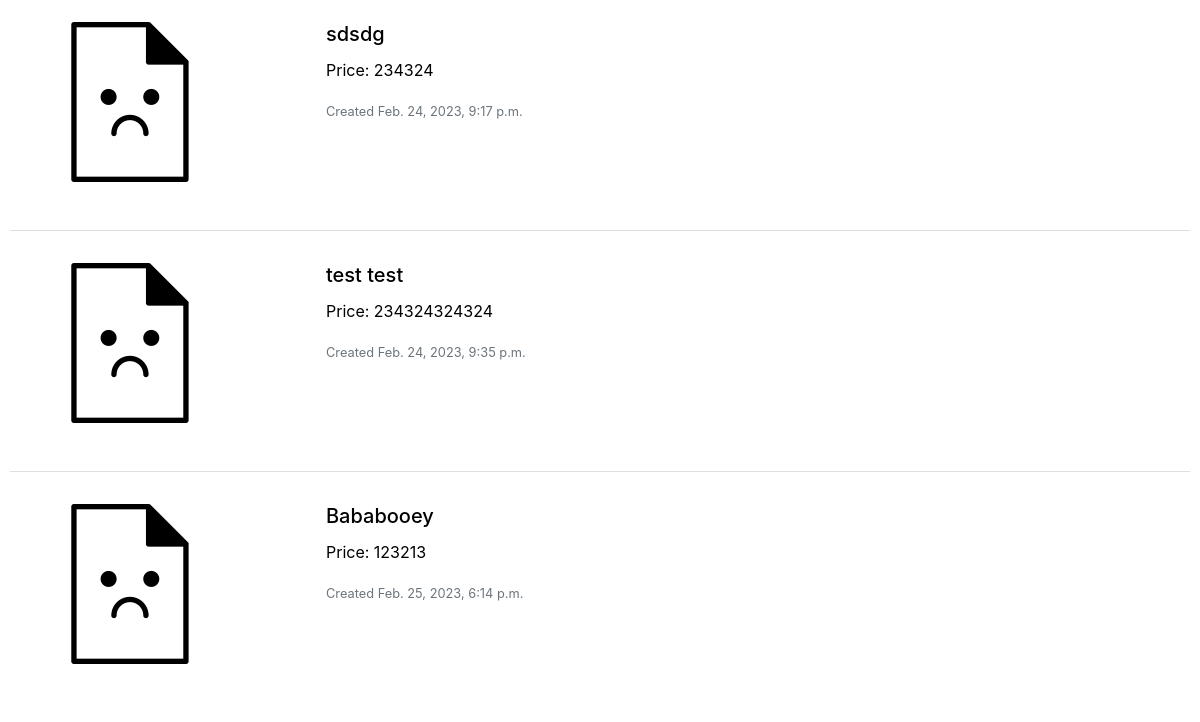
Before: / (lower part) with the older database file.
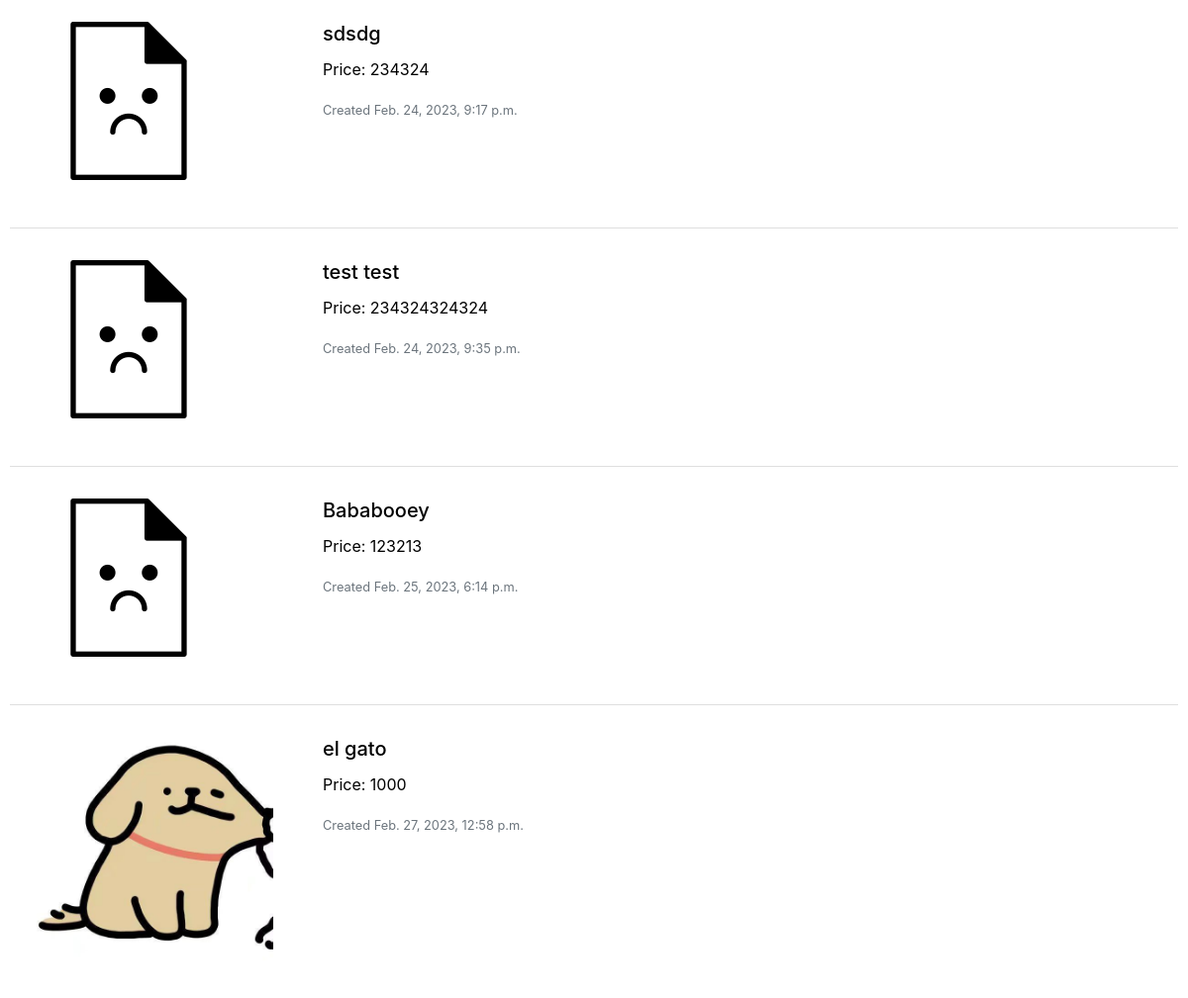
After: the same page with the newer database file.
### auctions/models.py (models this page shows)
class Listing(models.Model):
    listing_name = models.CharField(primary_key=True, max_length=64)
    listing_desc = models.CharField(max_length=256)
    starting_bid = models.IntegerField()
    current_bid = models.ForeignKey(
        Bid, on_delete=models.CASCADE, null=True, blank=True)
    creator = models.ForeignKey(User, on_delete=models.CASCADE)
    post_date = models.DateTimeField(default=now, editable=False)
    picture = models.ImageField(blank=True, null=True, upload_to="images/")

### auctions/views.py (the view)
# urls.py: path("", views.index, name="index"),
def index(request):
    listings = Listing.objects.all()
    return render(request, "auctions/index.html", {
        'listings': listings,
    })

### auctions/templates/auctions/index.html (shortened to what this page needs)
{% extends "auctions/layout.html" %}
{% block body %}
    {% if listings %}
    <ul class="list-group list-group-flush">
        {% for listing in listings %}
        <li class="list-group-item">
            <a href="{% url 'details' listing.listing_name %}" class="listing_url">
                <div class="card mb-3" style="max-width: 70%; border: none;">
                    <div class="row g-0">
                      <div class="col-md-4">
                        {% if listing.picture %}
                        <img src="{{ listing.picture.url }}" class="img-fluid rounded-start" alt="{{ listing.listing_name }}">
                        {% endif %}
                      </div>
                      <div class="col-md-8">
                        <div class="card-body">
                          <h5 class="card-title">{{ listing.listing_name }}</h5>
                          <p class="card-text">Price: {{ listing.starting_bid }}</p>
                          <p class="card-text"><small class="text-muted">Created {{ listing.post_date }}</small></p>
                        </div>
                      </div>
                    </div>
                  </div>
            </a>
        </li>
        {% endfor %}
    </ul>
    {% else %}
    <h1>No listings</h1>
    {% endif %}
    {% endblock %}

### auctions/templates/auctions/layout.html (shortened to what this page needs)
{% load static %}
<!DOCTYPE html>
<html lang="en">
<head>
    <link rel="stylesheet" href="https://stackpath.bootstrapcdn.com/bootstrap/4.4.1/css/bootstrap.min.css"
>
    <link href="{% static '/auctions/styles.css' %}" rel="stylesheet" type="text/css">
</head>
<body>
    {% block body %}
    {% endblock %}
</body>
</html>

### auctions/static/auctions/styles.css (style rules this page uses)
body { padding: 10px; }
.listing_url { color: black; }
.listing_url:link, .listing_url:visited, .listing_url:hover, .listing_url:active { text-decoration: none; background-color: aliceblue; }

Changed rows visible on the page:
added Listing: picture (picture), listing_name "el gato", starting_bid "1000", post_date "Feb. 27, 2023, 12:58 p.m."
